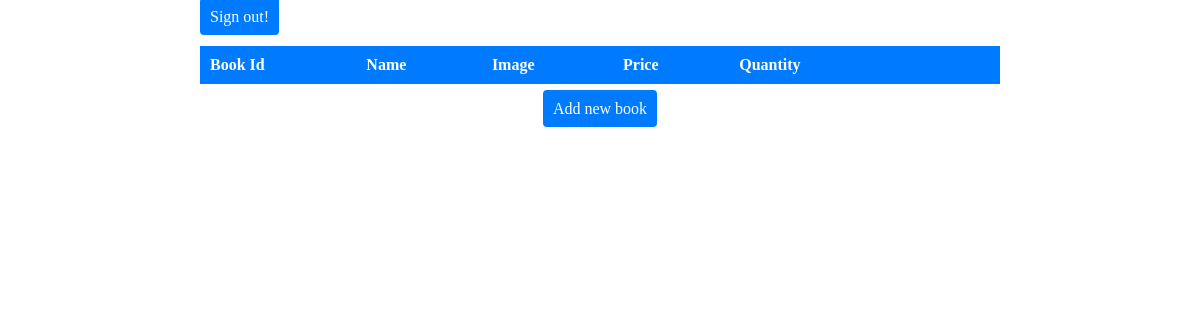
Page /php/admin.php on the earlier database version.
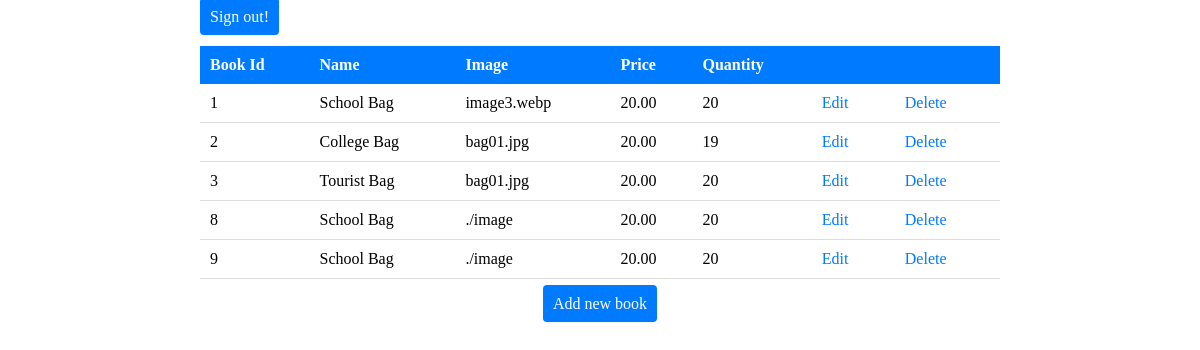
Same page on the later database version.
### tables this page shows
CREATE TABLE IF NOT EXISTS `bags` (
  `book_id` int NOT NULL AUTO_INCREMENT,
  `title` varchar(60) DEFAULT NULL,
  `image` varchar(40) DEFAULT NULL,
  `price` decimal(6,2) NOT NULL,
  `quantity` int UNSIGNED NOT NULL,
  PRIMARY KEY (`book_id`)
);

### php/admin.php (the view, shortened to what this page needs)
<?php
    include('./connection.php');
    $query = "select * from bags";
    $result = mysqli_query($con, $query);
?>
<!DOCTYPE html>
<html lang="en">
<head>
</head>
<body>
    <div class="container">
	<a href="admin_signout.php" class="btn btn-primary">Sign out!</a>
        <table class="table">
            <tr>
                <th>Book Id</th>
                <th>Name</th>
                <th>Image</th>
                <th>Price</th>
                <th>Quantity</th>
                <th>&nbsp;</th>
                <th>&nbsp;</th>
            </tr>
            <?php while ($row = mysqli_fetch_assoc($result)) { ?>
                <tr>
                    <td><?php echo $row['book_id']; ?></td>
                    <td><?php echo $row['title']; ?></td>
                    <td><?php echo $row['image']; ?></td>
                    <td><?php echo $row['price']; ?></td>
                    <td><?php echo $row['quantity']; ?></td>
                    <td><a href="admin_edit.php?book_id=<?php echo $row['book_id']; ?>">Edit</a></td>
                    <td><a href="admin_delete.php?book_id=<?php echo $row['book_id']; ?>">Delete</a></td>
                </tr>
            <?php } ?>
            </table>
            <p class="header"><a href="admin_add.php" class="btn">Add new book</a></p>
    </div>
</body>
</html>

### php/admin.php (style rules this page uses)
.container { max-width: 800px; margin: 0 auto; }
.header { text-align: center; margin-bottom: 20px; }
.btn { padding: 10px; background-color: #007bff; color: #fff; text-decoration: none; border-radius: 4px; }
.table { width: 100%; border-collapse: collapse; margin-top: 20px; }
th { background-color: #007bff; color: #fff; padding: 10px; text-align: left; }
td { padding: 10px; border-bottom: 1px solid #ddd; }
td a { text-decoration: none; color: #007bff; margin-right: 10px; }

Differences in the rows shown:
added bags: book_id "1", title "School Bag", image "image3.webp", price "20.00", quantity "20"
added bags: book_id "2", title "College Bag", image "bag01.jpg", price "20.00", quantity "19"
added bags: book_id "3", title "Tourist Bag", image "bag01.jpg", price "20.00", quantity "20"
added bags: book_id "8", title "School Bag", image "./image", price "20.00", quantity "20"
added bags: book_id "9", title "School Bag", image "./image", price "20.00", quantity "20"
